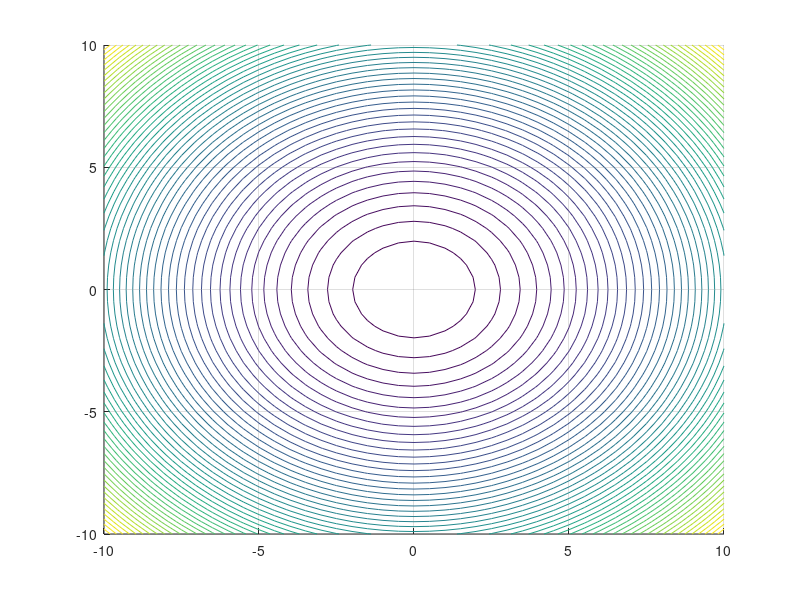

Write MATLAB code to recreate this figure. (Note: this script raises an error after producing the figure.)
% Minimize f(x) = x1 ^ 2 + x2 ^ 2 
% Subject to h(x) = x1 + x2 - 2 = 0 
% Penalty function is selected to be the quadric function
% P(x, R) = x1 ^ 2 + x2 ^ 2 + (x1 + x2 - 2) ^ 2 * miu

function EqualityConstraintPenaltyFunction
    figure(1); hold on; grid on; axis([-10 10 -10 10])
    
    miu = 1;
    epsl = 0.001;
    
    [X, Y] = meshgrid(-10:.5:10);
    
    F = X .^ 2 + Y .^ 2;
    
    contour(X, Y, F, 50, 'Color', [0.5 0.6 0.35], 'LineWIdth', 2);
    
    start_minimum = [-10 0];
        
    dist = Inf;
    while dist >= epsl
        miu = 1 + miu * 2;
        minimum = gradientDescent(@(x, miu) penaltyFunctionGradient(x, miu), miu, epsl, start_minimum);
        dist = pdist([minimum; start_minimum], 'euclidean');
        disp('Minimum: '); disp(minimum)
        start_minimum = minimum;
    end
    
    P = X .^ 2 + Y .^ 2 + (X + Y - 2) .^ 2 .* miu;
    
    contour(X, Y, P, 50, 'Color', [0.75 0 0.9]);
    
    % plot constraint function
    x = -10:.5:10;
    y = 2 - x;
    plot(x, y, 'r')
    disp(miu)
end

function G = penaltyFunctionGradient(X, miu)
    G(1) = 2 * (miu * (X(1) + X(2) - 2) + X(1));
    G(2) = 2 * (miu * (X(1) + X(2) - 2) + X(2));
end

function localMinimum = gradientDescent(objFunction, miu, epsl, start_point)
    previous_point = start_point;
    next_point = start_point;
    delta = Inf;
    
    while delta >= epsl
        next_point = previous_point - (epsl / 10) .* objFunction(previous_point, miu);
        delta = pdist([next_point; previous_point], 'euclidean');
        
        plot([previous_point(1), next_point(1)], [previous_point(2), next_point(2)],'r', ...
            [previous_point(1), next_point(1)], [previous_point(2), next_point(2)],'ro')
        
        previous_point = next_point;
    end
    localMinimum = next_point;
end














